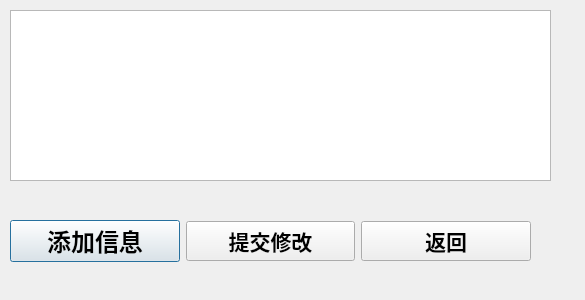
<?xml version="1.0" encoding="UTF-8"?>
<ui version="4.0">
 <class>see_Information</class>
 <widget class="QDialog" name="see_Information">
  <property name="geometry">
   <rect>
    <x>0</x>
    <y>0</y>
    <width>585</width>
    <height>300</height>
   </rect>
  </property>
  <property name="windowTitle">
   <string>我的基本信息</string>
  </property>
  <widget class="QTableView" name="tableView">
   <property name="geometry">
    <rect>
     <x>10</x>
     <y>10</y>
     <width>541</width>
     <height>171</height>
    </rect>
   </property>
  </widget>
  <widget class="QWidget" name="layoutWidget">
   <property name="geometry">
    <rect>
     <x>10</x>
     <y>220</y>
     <width>521</width>
     <height>42</height>
    </rect>
   </property>
   <layout class="QHBoxLayout" name="horizontalLayout">
    <item>
     <widget class="QPushButton" name="pushButton_2">
      <property name="font">
       <font>
        <family>Wawati SC</family>
        <pointsize>18</pointsize>
        <weight>75</weight>
        <bold>true</bold>
       </font>
      </property>
      <property name="text">
       <string>添加信息</string>
      </property>
     </widget>
    </item>
    <item>
     <widget class="QPushButton" name="pushButton">
      <property name="font">
       <font>
        <family>Weibei SC</family>
        <pointsize>16</pointsize>
        <weight>75</weight>
        <bold>true</bold>
       </font>
      </property>
      <property name="text">
       <string>提交修改</string>
      </property>
     </widget>
    </item>
    <item>
     <widget class="QPushButton" name="pushButton_10">
      <property name="font">
       <font>
        <family>Weibei SC</family>
        <pointsize>16</pointsize>
        <weight>75</weight>
        <bold>true</bold>
       </font>
      </property>
      <property name="text">
       <string>返回</string>
      </property>
     </widget>
    </item>
   </layout>
  </widget>
 </widget>
 <resources/>
 <connections/>
</ui>
